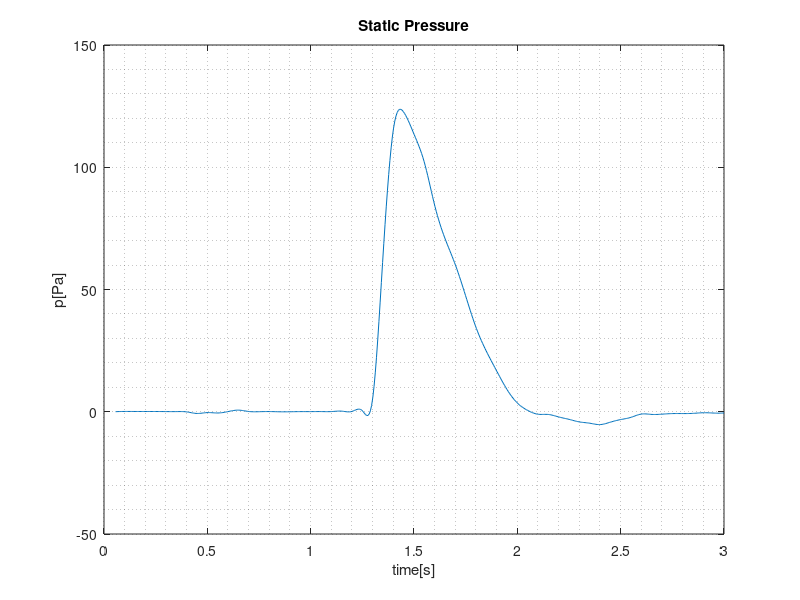

Write the MATLAB code that produced this figure.
M = csvread('staticPressure.csv');
x=M(2:end,1);
y=M(2:end,2);

y=y-y(1);

%Obtener número de muestras
knum = max(size(x));
%Obtener rango abscisa
krange = x(knum)-x(1);
%Número de puntos para dibujar las funciones continuas (estimadas)
kpoints = 500;

% Obtener todos los puntos de referencia mediante interpolación lineal (resultado trapezoidal)
for h=1:kpoints;
  xx(h) = (krange)*h/kpoints+x(1); %Cada uno de los valores de abscisa para los que interpolar
  t(h) = interp1(x,y,xx(h),"spline");
end

%  tt = interp1(yy,t',yy,"pchip");


plot(xx,t)%,'-+'
grid minor;
title("Static Pressure")
xlabel time[s];
ylabel p[Pa];
